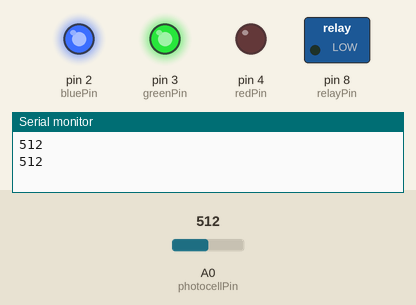
Simulated run of this sketch. Board: Arduino Uno, built with avr-gcc and run on an emulated ATmega328P. Shown: switched loads named in the sketch (green lamp = pin HIGH), output pins drawn as LEDs (lit = HIGH), the last lines printed to the serial monitor. Inputs (shaded band) come from the test bench; at power-on: A0 (photocellPin) = 512.

Above: at 1.8 s.
1.9 s: A0 (photocellPin) set to 407
3.4 s: A0 (photocellPin) set to 390
At 4.9 s:
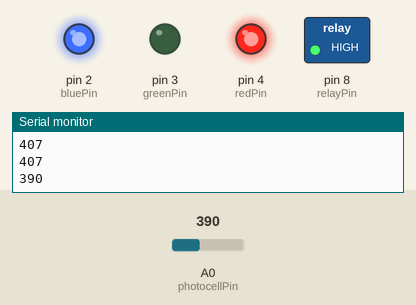
5.5 s: A0 (photocellPin) set to 410
At 6.5 s:
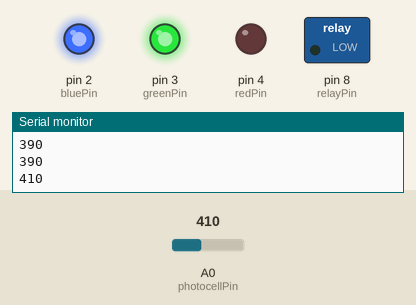
7.5 s: A0 (photocellPin) set to 306
At 9.2 s:
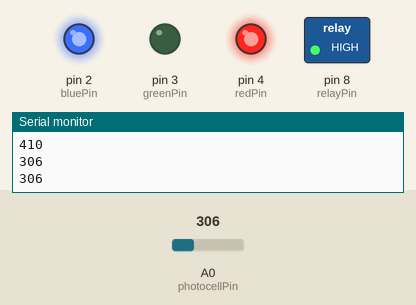
Timing chart, 0 to 10.5 s (numbered marks = the images above; inputs shaded):
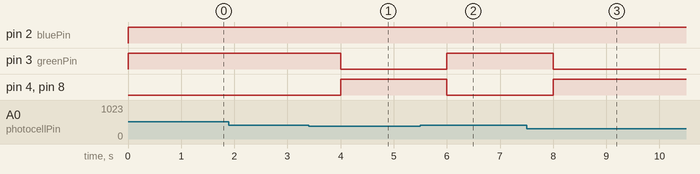

Measured:
- the behaviour switches between 400 and 399 on A0 (photocellPin) (found by bisection; images 0 and 1)
- after the input at 3.4 s, pin 3 (greenPin): HIGH → LOW after 0.60 s; pin 4 (redPin), pin 8 (relayPin): LOW → HIGH after 0.60 s
- after the input at 5.5 s, pin 3 (greenPin): LOW → HIGH after 0.50 s; pin 4 (redPin), pin 8 (relayPin): HIGH → LOW after 0.50 s
- after the input at 7.5 s, pin 3 (greenPin): HIGH → LOW after 0.50 s; pin 4 (redPin), pin 8 (relayPin): LOW → HIGH after 0.50 s

The sketch:

photoswitch_testing.ino
```cpp
const int photocellPin = A0;
// const int ledPin = 13;

const int redPin = 4;
const int greenPin = 3;
const int bluePin = 2;

const int relayPin = 8;
int outputValue = 0;

void setup() {
  // put your setup code here, to run once:
  pinMode(relayPin, OUTPUT);
  pinMode(redPin, OUTPUT);
  pinMode(greenPin, OUTPUT);
  pinMode(bluePin, OUTPUT);
  Serial.begin(9600);
}

void loop() {
  // put your main code here, to run repeatedly:
  outputValue = analogRead(photocellPin); // read value of photoresitor
  Serial.println(outputValue);
  if(outputValue >= 400)
  {
    color(0,255,255);
    digitalWrite(relayPin, LOW);
  }else{
    color(255,0,255);
    digitalWrite(relayPin, HIGH);
  }
  delay(1000);
}

void color(unsigned char red, unsigned char green, unsigned char blue){
  digitalWrite(redPin, red);
  digitalWrite(greenPin, green);
  digitalWrite(bluePin, blue);
}
```
